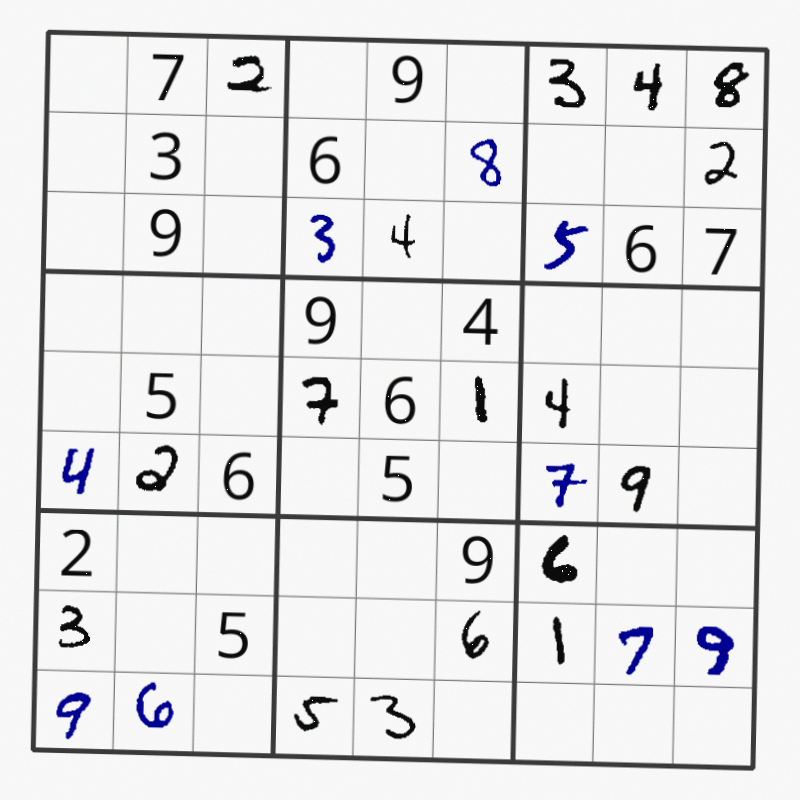
#> input picture test1.jpg, 800 x 800 px
$ python -i board_detection.py   (imports and definitions only)
#> lines starting #> are read from the running program, lines starting #| are printed output that depends on the picture; after the words box and inside, x2 and y2 are one past the last pixel; in counts of white or black regions, pixels touching at a corner belong together
"""
Sudoku board detection and cell extraction functionality.
"""

import cv2
import numpy as np
import matplotlib.pyplot as plt
from dataclasses import dataclass
from typing import List, Tuple, Dict, Optional, Any, Union

@dataclass
class ProcessingParams:
    """Configuration parameters for image processing"""
    # Board extraction parameters
    corner_offset: float = 1.0
    target_size: int = 480
    cell_size_divisor: int = 9
    blur_kernel_size: int = 5
    threshold_block_size: int = 11
    threshold_c: int = 5
    plot_size: tuple = (5, 5)
    subplot_size: tuple = (15, 5)


class BoardExtractor:
    """Class for extracting Sudoku board and cells from images"""

    def __init__(self, params: Optional[ProcessingParams] = None):
        """
        Initialize the board extractor.

        Args:
            params: Configuration parameters for image processing
        """
        self.params = params or ProcessingParams()

    @staticmethod
    def add_offset_to_corners(corners: List[np.ndarray],
                            img_shape: tuple,
                            offset: float) -> List[np.ndarray]:
        """
        Adds an offset to each corner point, moving them towards the center.

        Args:
            corners: List of corner coordinates
            img_shape: Shape of the image (height, width)
            offset: Offset value in pixels

        Returns:
            List of adjusted corner coordinates
        """
        img_center = np.array([img_shape[1] / 2, img_shape[0] / 2])
        adjusted_corners = []

        for corner in corners:
            vector_to_center = img_center - corner
            norm_vector = vector_to_center / np.linalg.norm(vector_to_center)
            adjusted_corner = corner + norm_vector * offset
            adjusted_corners.append(adjusted_corner.astype(int))

        return adjusted_corners

    def preprocess_image(self, image: np.ndarray, show_steps: bool = False) -> np.ndarray:
        """
        Preprocess image for board detection.

        Args:
            image: Input image
            show_steps: Whether to visualize intermediate steps

        Returns:
            Preprocessed image
        """
        gray = cv2.cvtColor(image, cv2.COLOR_RGB2GRAY)
        blur = cv2.GaussianBlur(gray,
                               (self.params.blur_kernel_size, self.params.blur_kernel_size),
                               0)
        thresh = cv2.adaptiveThreshold(blur, 255,
                                     cv2.ADAPTIVE_THRESH_GAUSSIAN_C,
                                     cv2.THRESH_BINARY,
                                     self.params.threshold_block_size,
                                     self.params.threshold_c)
        inverted = cv2.bitwise_not(thresh)
        kernel = np.array([[0., 1., 0.], [1., 1., 1.], [0., 1., 0.]], np.uint8)
        dilated = cv2.dilate(inverted, kernel)

        if show_steps:
            fig, axes = plt.subplots(1, 5, figsize=self.params.subplot_size)
            steps = [('Grayscale', gray),
                    ('Blur', blur),
                    ('Threshold', thresh),
                    ('Inverted', inverted),
                    ('Dilated', dilated)]
            for idx, (title, img) in enumerate(steps):
                axes[idx].imshow(img, cmap='gray')
                axes[idx].set_title(title)
                axes[idx].axis('off')
            plt.tight_layout()
            plt.show()

        return dilated

    def find_board_corners(self,
                          processed_image: np.ndarray,
                          original_image: Optional[np.ndarray] = None,
                          show_steps: bool = False) -> Optional[List[np.ndarray]]:
        """
        Find board corners in the processed image.

        Args:
            processed_image: Preprocessed image
            original_image: Original image (for visualization)
            show_steps: Whether to visualize the corner detection process

        Returns:
            List of corner coordinates or None if detection failed
        """
        contours, _ = cv2.findContours(processed_image.copy(),
                                     cv2.RETR_EXTERNAL,
                                     cv2.CHAIN_APPROX_SIMPLE)

        if not contours:
            return None

        contours = sorted(contours, key=cv2.contourArea, reverse=True)
        points = contours[0].reshape(-1, 2)

        # Find corner points
        original_corners = [
            points[np.argmin(points.sum(axis=1))],     # Top-left
            points[np.argmin(points[:, 1] - points[:, 0])],  # Top-right
            points[np.argmax(points.sum(axis=1))],     # Bottom-right
            points[np.argmax(points[:, 1] - points[:, 0])]   # Bottom-left
        ]

        # Apply offset to corners
        adjusted_corners = self.add_offset_to_corners(
            original_corners,
            processed_image.shape,
            self.params.corner_offset
        )

        if show_steps and original_image is not None:
            self._visualize_corners(original_image, contours,
                                  original_corners, adjusted_corners)

        return adjusted_corners

    # [34 lines left out: function _visualize_corners, not called in this run]

    def transform_perspective(self,
                            image: np.ndarray,
                            corners: List[np.ndarray],
                            show_result: bool = False) -> np.ndarray:
        """
        Apply perspective transform to extract the board.

        Args:
            image: Input image
            corners: Corner coordinates
            show_result: Whether to visualize the result

        Returns:
            Transformed image
        """
        src = np.float32(corners)
        dst = np.float32([[0, 0],
                         [self.params.target_size, 0],
                         [self.params.target_size, self.params.target_size],
                         [0, self.params.target_size]])

        matrix = cv2.getPerspectiveTransform(src, dst)
        warped = cv2.warpPerspective(image, matrix,
                                   (self.params.target_size, self.params.target_size))

        if show_result:
            plt.figure(figsize=self.params.plot_size)
            plt.imshow(cv2.cvtColor(warped, cv2.COLOR_BGR2RGB))
            plt.title('Perspective Transform Result')
            plt.axis('off')
            plt.show()

        return warped

    def extract_cells(self,
                     board_image: np.ndarray,
                     show_grid: bool = False) -> List[Tuple[np.ndarray, Tuple[int, int]]]:
        """
        Extract individual cells from the board.

        Args:
            board_image: Transformed board image
            show_grid: Whether to visualize the grid

        Returns:
            List of (cell_image, (row, col)) tuples
        """
        cell_size = board_image.shape[0] // self.params.cell_size_divisor
        cells = []

        if show_grid:
            self._visualize_grid(board_image, cell_size)

        for row in range(self.params.cell_size_divisor):
            for col in range(self.params.cell_size_divisor):
                top = row * cell_size
                left = col * cell_size
                cell_img = board_image[top:top+cell_size, left:left+cell_size]
                cells.append((cell_img, (row, col)))

        return cells

    # [22 lines left out: function _visualize_grid, not called in this run]

    def extract_board(self,
                     image: np.ndarray,
                     display_steps: bool = False) -> Tuple[Optional[np.ndarray], Optional[List]]:
        """
        Extract the Sudoku board and cells from an image.

        Args:
            image: Input image
            display_steps: Whether to visualize intermediate steps

        Returns:
            Tuple of (transformed_board, cells) or (None, None) if extraction failed
        """
        if display_steps:
            plt.figure(figsize=self.params.plot_size)
            plt.imshow(image)
            plt.title('Original Image')
            plt.axis('off')
            plt.show()

        processed = self.preprocess_image(image, show_steps=display_steps)
        corners = self.find_board_corners(processed, image, show_steps=display_steps)

        if corners is not None:
            warped = self.transform_perspective(image, corners, show_result=display_steps)
            cells = self.extract_cells(warped, show_grid=display_steps)

            return warped, cells

        return None, None

    # [32 lines left out: function visualize_ground_truth, not called in this run]

>>> import cv2
>>> picture = cv2.cvtColor(cv2.imread('../test1.jpg'), cv2.COLOR_BGR2RGB)
>>> result = BoardExtractor().extract_board(picture)
#> in preprocess_image, `blur = cv2.GaussianBlur(gray, (self.params.blur_kernel_size, self.para..`:
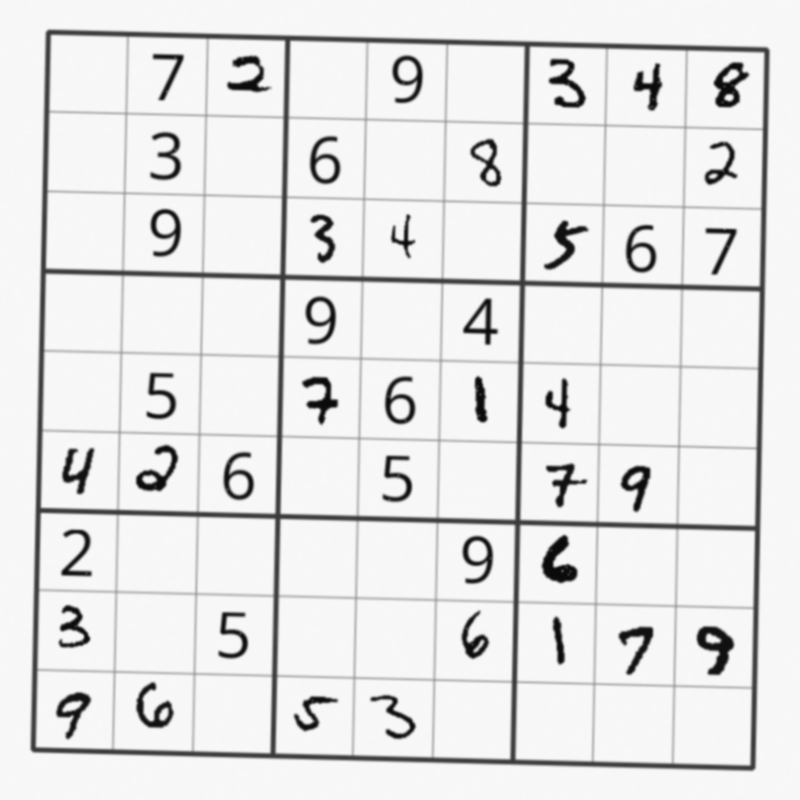
#> blur: shape (800, 800); min 10, max 248, mean 228.5
#> in preprocess_image, `thresh = cv2.adaptiveThreshold(blur, 255, cv2.ADAPTIVE_THRESH_GAUSSIAN..`:
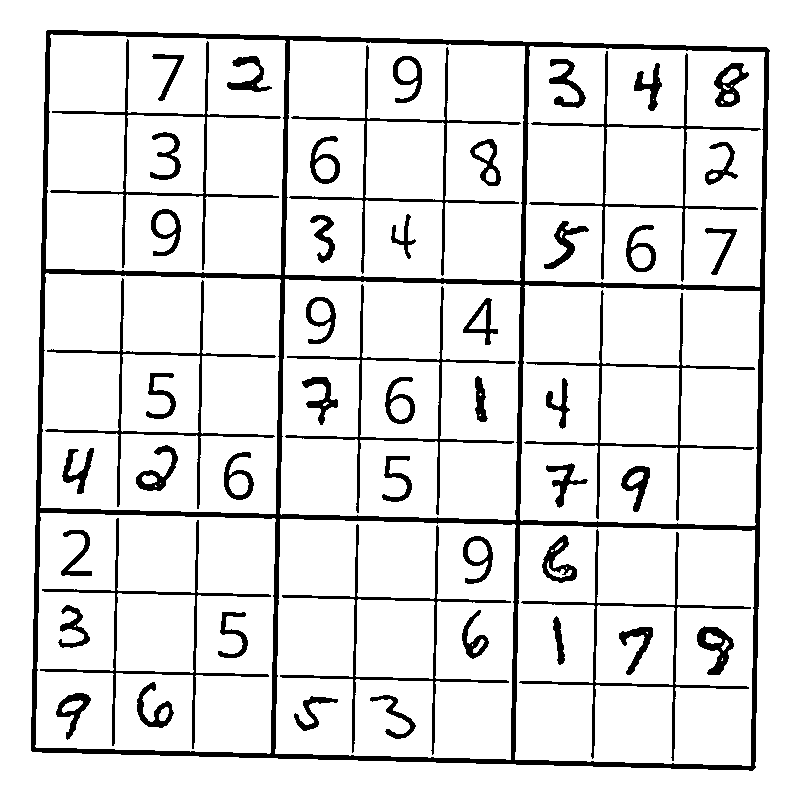
#> thresh: shape (800, 800); 88.7% white; 52 black regions, largest, box (x1, y1, x2, y2) and area: (31, 30, 770, 771) 27682, (40, 518, 271, 749) 2562, (280, 524, 511, 755) 2546
#> in preprocess_image, `dilated = cv2.dilate(inverted, kernel)`:
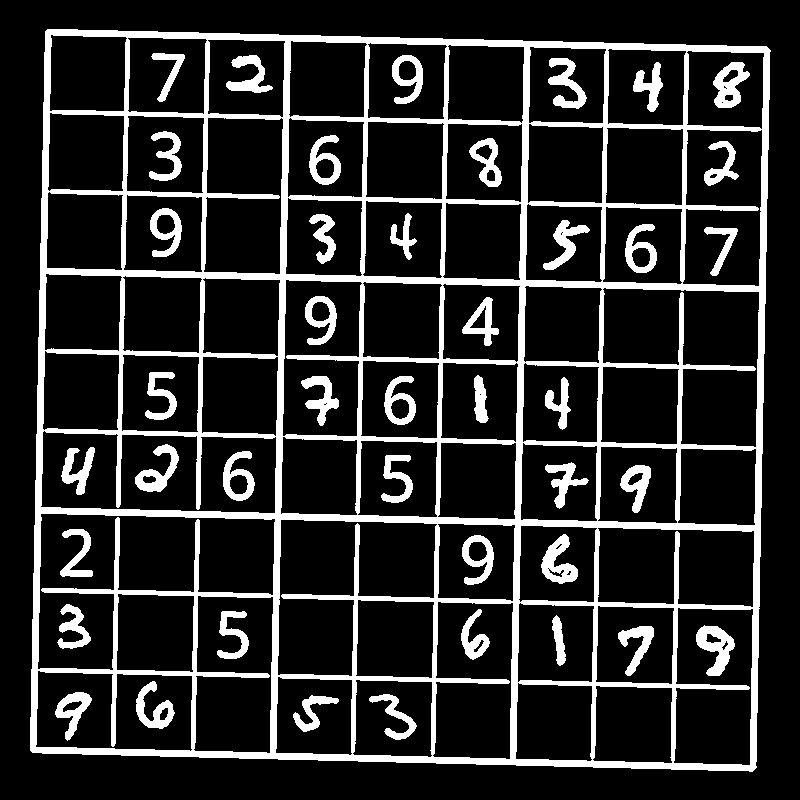
#> dilated: shape (800, 800); 16.8% white; 43 white regions
#> in find_board_corners, `contours, _ = cv2.findContours(processed_image.copy(), cv2.RETR_EXTERN..`: contours = 1 contour; box (x1, y1, x2, y2) and area: (30, 29, 771, 772) 525018
#> in find_board_corners, `points = contours[0].reshape(-1, 2)`: points = 144 pairs, first value 30 to 770, second value 29 to 771
#> in find_board_corners, `original_corners = [ points[np.argmin(points.sum(axis=1))],`: original_corners = [[47, 29], [770, 50], [752, 771], [30, 750]]
#> the loop in add_offset_to_corners, `for corner in corners:` made 4 passes
#> (corner, vector_to_center, norm_vector, adjusted_corner) on passes 1 to 4: ([47, 29], [353, 371], [0.689, 0.724], [47.69, 29.72]), ([770, 50], [-370, 350], [-0.726, 0.687], [769.3, 50.69]), ([752, 771], [-352, -371], [-0.688, -0.725], [751.3, 770.3]), ([30, 750], [370, -350], [0.726, -0.687], [30.73, 749.3])
#> after the loop in add_offset_to_corners, `for corner in corners:`: adjusted_corners = [[47, 29], [769, 50], [751, 770], [30, 749]]
#> in transform_perspective, `matrix = cv2.getPerspectiveTransform(src, dst)`: matrix = [[0.664, 0.0157, -31.68], [-0.0193, 0.665, -18.38], [1.12e-07, -1.92e-06, 1]]
#> in transform_perspective, `warped = cv2.warpPerspective(image, matrix, (self.params.target_size, ..`:
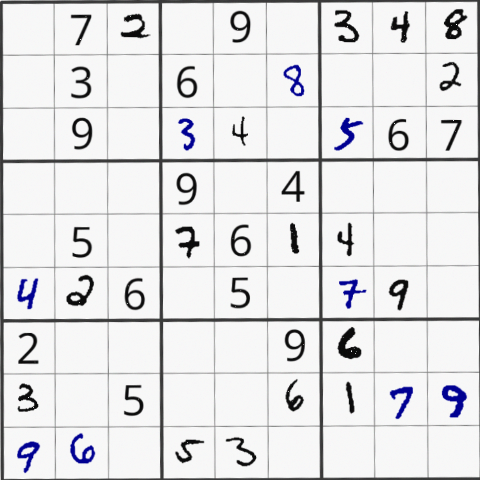
#> warped: shape (480, 480, 3); mean R, G, B 225.7, 225.7, 227.2
#> after the loop in extract_cells, `for row in range(self.params.cell_size_divisor):`: cells = 81 items

$ run again, on test2.jpg
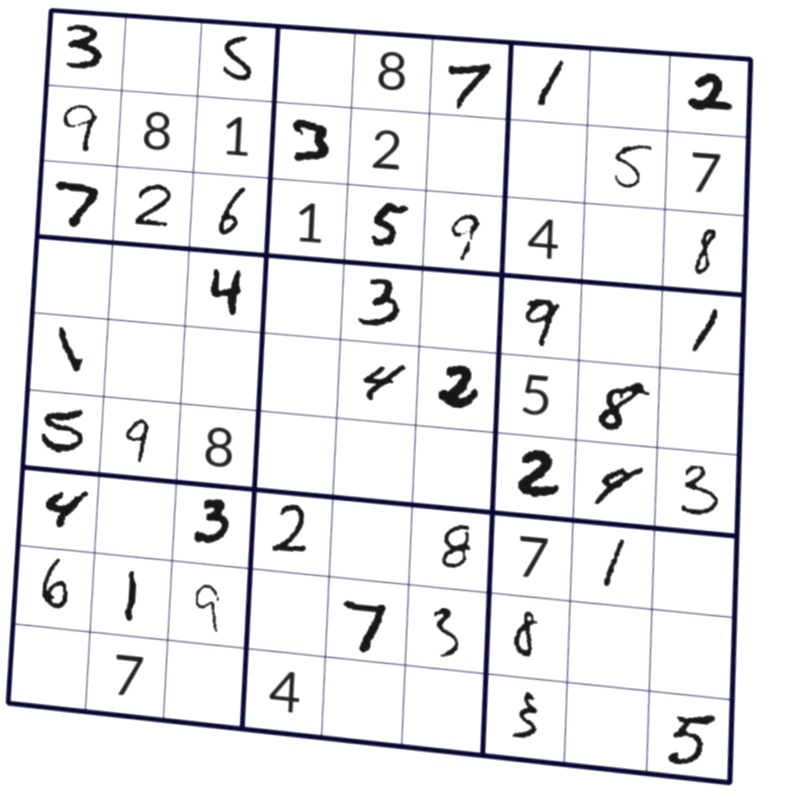
#> input picture test2.jpg, 800 x 800 px
#> thresh: shape (800, 800); 88.3% white; 63 black regions, largest, box (x1, y1, x2, y2) and area: (6, 8, 753, 785) 26972, (491, 526, 729, 768) 2749, (501, 287, 736, 523) 2684
#> in preprocess_image, `dilated = cv2.dilate(inverted, kernel)`:
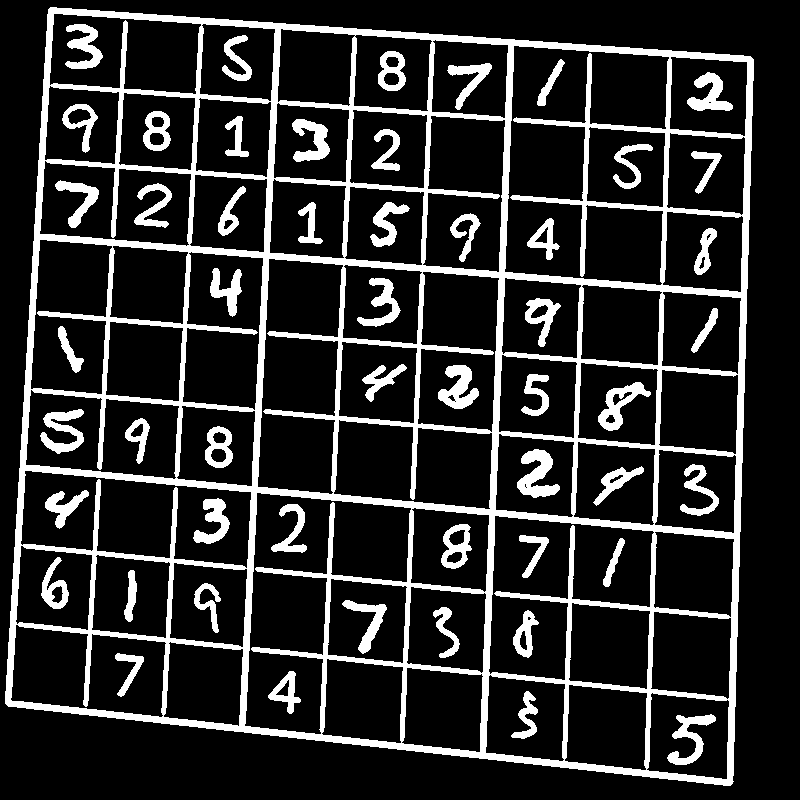
#> dilated: shape (800, 800); 17.3% white; 53 white regions
#> contours = 1 contour; box (x1, y1, x2, y2) and area: (5, 7, 754, 786) 513508
#> points = 395 pairs, first value 5 to 753, second value 7 to 785
#> original_corners = [[50, 7], [753, 59], [730, 785], [5, 703]]
#> the loop in add_offset_to_corners, `for corner in corners:` made 4 passes
#> (corner, vector_to_center, norm_vector, adjusted_corner) on passes 1 to 4: ([50, 7], [350, 393], [0.665, 0.747], [50.67, 7.75]), ([753, 59], [-353, 341], [-0.719, 0.695], [752.3, 59.69]), ([730, 785], [-330, -385], [-0.651, -0.759], [729.3, 784.2]), ([5, 703], [395, -303], [0.793, -0.609], [5.79, 702.4])
#> after the loop in add_offset_to_corners, `for corner in corners:`: adjusted_corners = [[50, 7], [752, 59], [729, 784], [5, 702]]
#> matrix = [[0.709, 0.0459, -35.79], [-0.0527, 0.712, -2.35], [5.24e-05, 5.05e-05, 1]]
#> in transform_perspective, `warped = cv2.warpPerspective(image, matrix, (self.params.target_size, ..`:
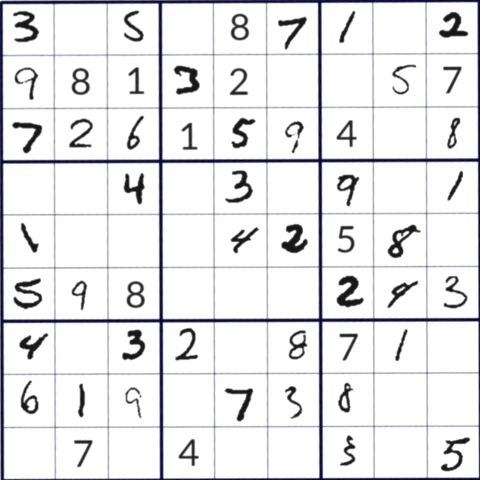
#> warped: shape (480, 480, 3); mean R, G, B 230.1, 230.1, 232.6
#> after the loop in extract_cells, `for row in range(self.params.cell_size_divisor):`: cells = 81 items
